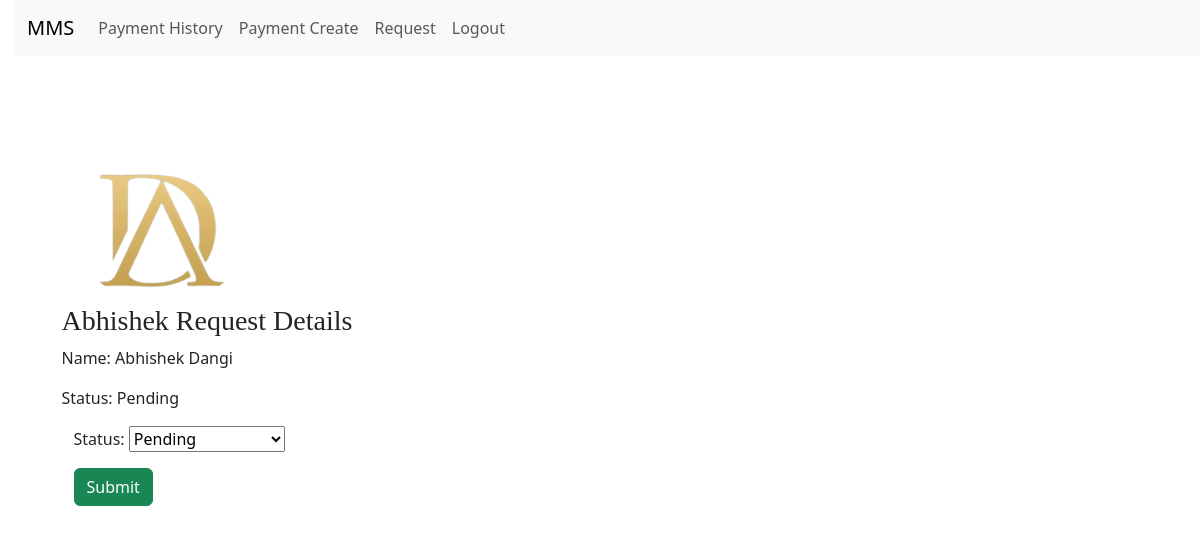
/main/change_status/24/ (signed in), run on an earlier commit of the app's database.
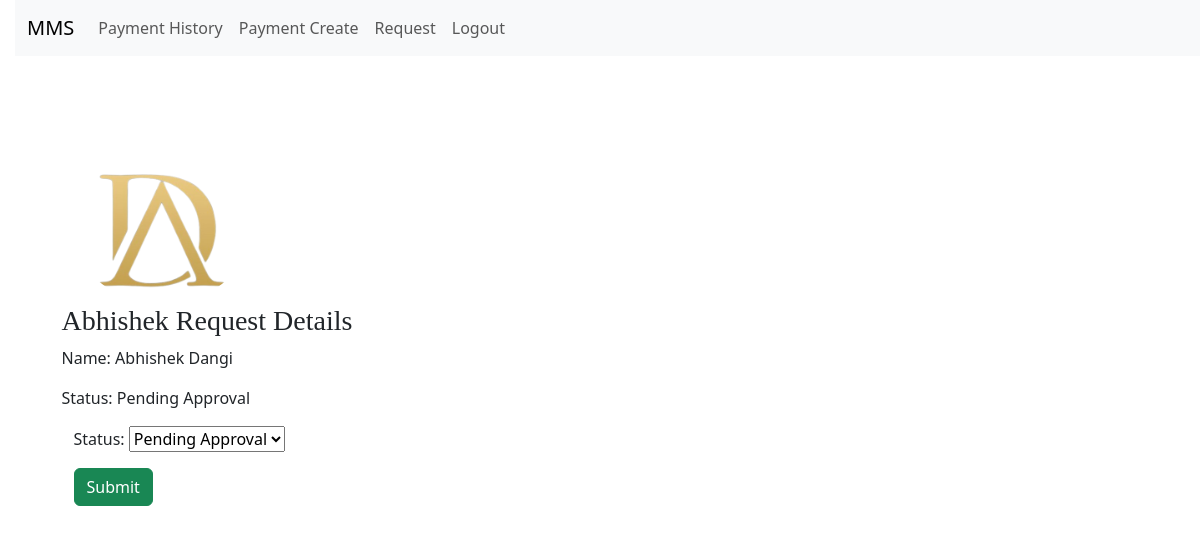
And on a later commit of the database.
### app/models.py (models this page shows, shortened)
class CustomerApplyRequest(models.Model):
    STATUS_CHOICES = [
        ("pending", "Pending"),
        ("pending approval", "Pending Approval"),
        ("approved", "Approved"),
        ("rejected", "Rejected"),
    ]
    member = models.ForeignKey(Customer, on_delete=models.CASCADE)
    status = models.CharField(max_length=20, choices=STATUS_CHOICES, default="pending")
    images = models.ImageField(upload_to="Customer_form/%Y/%m/%d", blank=True)
    update_at = models.DateTimeField(auto_now=True)

class Customer(models.Model):
    member = models.ForeignKey(User, on_delete=models.CASCADE)
    images = models.ImageField(upload_to="Customer/%Y/%m/%d", blank=False)
    street_address = models.CharField(max_length=255, blank=True, null=True)
    street_address2 = models.CharField(max_length=255, blank=True, null=True)
    city = models.CharField(max_length=100, blank=True, null=True)
    state_province = models.CharField(max_length=100, blank=True, null=True)
    date_of_signature = models.DateTimeField(default=timezone.now)
    contact = models.CharField(max_length=10)
    emergency_contact = models.CharField(max_length=10, blank=True, null=True)
    emergency_contact2 = models.CharField(max_length=10, blank=True, null=True)
    rollnumber = models.CharField(max_length=20, unique=True, editable=False)
    customercode = models.IntegerField(null=True)

### admin_app/views.py (the view, shortened to what this page needs)
class ChangeStatusView(View):
    template_name = "main/All request/status.html"
    form_class = RequestRegistrationForm
    def get(self, request, request_id):
        customer_request = get_object_or_404(CustomerApplyRequest, id=request_id)
        form = self.form_class(instance=customer_request)
        return render(
            request,
            self.template_name,
            {"form": form, "customer_request": customer_request},
        )

### admin_app/forms.py
class RequestRegistrationForm(forms.ModelForm):
    class Meta:
        model = CustomerApplyRequest
        fields = ['status']

### template/main/All request/status.html (shortened to what this page needs)
{% extends 'main/base.html' %}
{% load static %}
{% block content %}
{% if user.is_superuser %}
<div class="container mt-5 text-capitalize">
    <div class="col-md-6">
        <img src="{{customer_request.member.images.url}}" class="rounded-circle img-fluid"
            style="width: 200px; height: 200px; object-fit: cover;" />
    </div>
    <div class="col-md-6">
        <h3>{{ customer_request.member.member.first_name }} Request Details</h3>
        <p>Name: {{ customer_request.member.member.first_name }} {{ customer_request.member.member.last_name }}</p>
        <p>Status: {{ customer_request.status }}</p>
    </div>
    <form method="post" class="container mt-3">
        {{ form.as_p }}
        <input type="submit" value="Submit" class="btn btn-success">
    </form>
</div>
{% else %}
{% include 'main/login.html' %}
{% endif %}
{% endblock content %}

What changed in the data, as far as the page shows it:
changed CustomerApplyRequest "Abhishek": status "Pending" → "Pending Approval"
